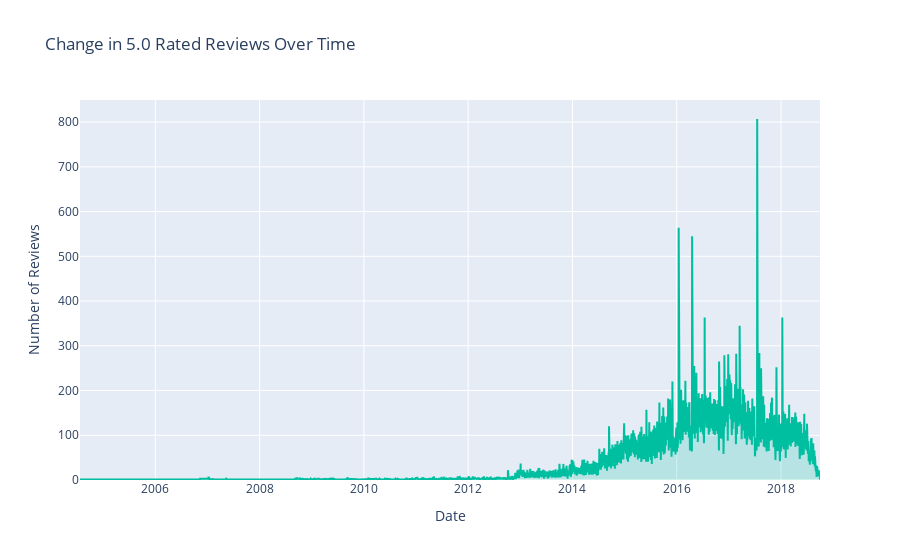

Source (notebook cell):
### Markdown cell above
### Change in 5.0 Rated Reviews Over Time
This code generates a line chart showing the number of five-star rated reviews over time. It helps to visualize trends in customer satisfaction, indicating periods of higher or lower review activity.

### Code cell
majority_review_time = five_star_reviews["reviewTime"].value_counts()
majority_review_time = majority_review_time.sort_index()

figure = go.Figure()
figure.add_trace(go.Scatter(
    x=majority_review_time.index,
    y=majority_review_time.values,
    mode="lines",
    name="lines",
    line=dict(color="#00BFA0", width=2),
    fill="tozeroy",
    fillcolor="rgba(0, 191, 160, 0.2)"
))

figure.update_layout(
    title="Change in 5.0 Rated Reviews Over Time",
    xaxis_title="Date",
    yaxis_title="Number of Reviews"
)
figure.show()

### Figure 1 — Plotly figure (JSON) as saved in the notebook; plotly's stock layout.template omitted (floating-point values rounded to 4 significant figures; data arrays with more than 128 entries replaced by an {"elided": "..."} marker saying what was removed)
{"data": [{"fill": "tozeroy", "fillcolor": "rgba(0, 191, 160, 0.2)", "line": {"color": "#00BFA0", "width": 2}, "mode": "lines", "name": "lines", "type": "scatter", "x": {"elided": "3194 str values"}, "y": {"elided": "3194 int values"}}], "layout": {"title": {"text": "Change in 5.0 Rated Reviews Over Time"}, "xaxis": {"title": {"text": "Date"}}, "yaxis": {"title": {"text": "Number of Reviews"}}}}
